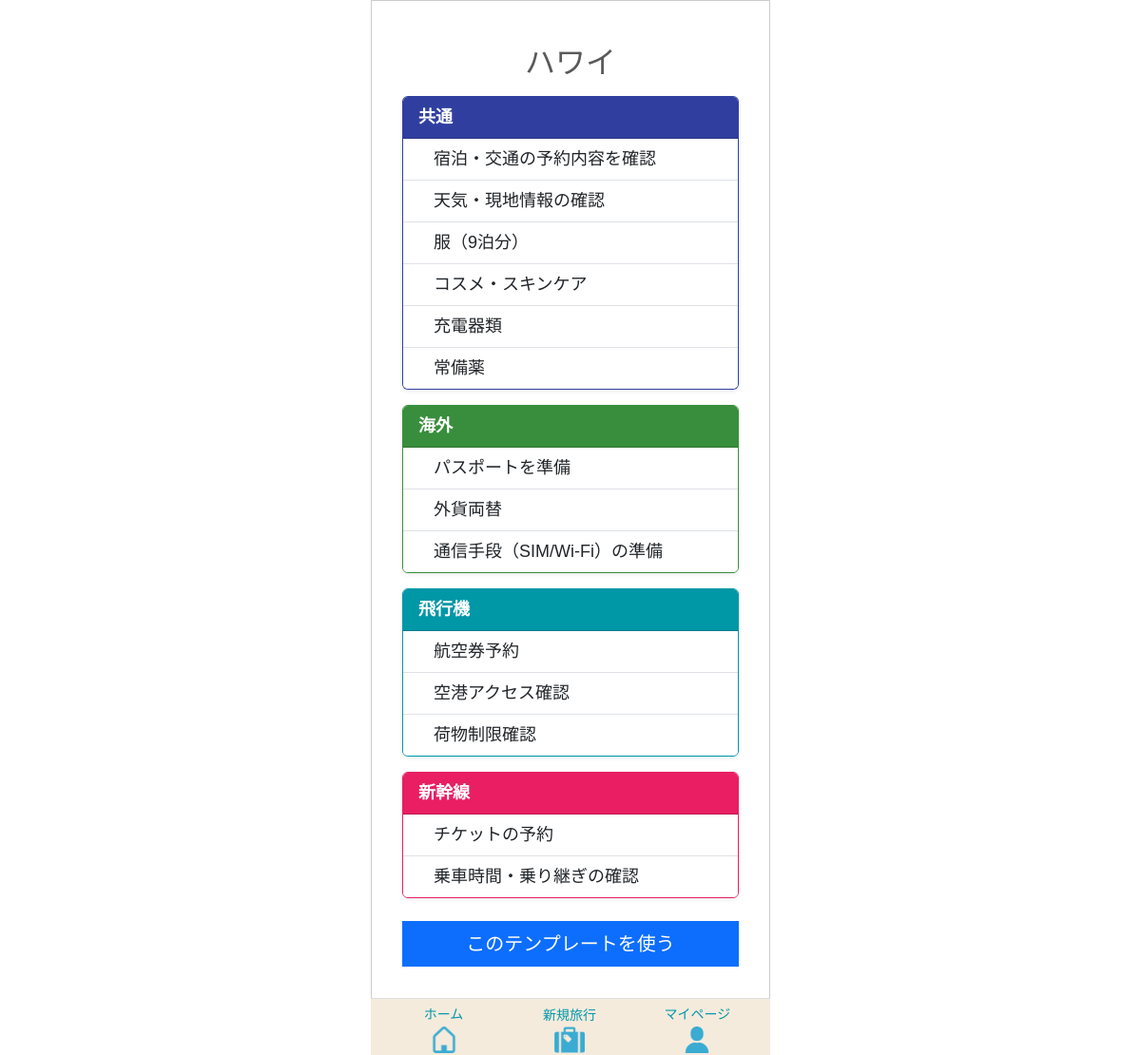
Screenshot of /tabipre/template/509/edit/ (signed in) with the database file from the repository.
### app/models/template.py (models this page shows, shortened)
class Template(models.Model):
    class SourceType(models.IntegerChoices):
        FROM_TRAVEL   = 0, _("旅行情報より作成")
        FROM_TEMPLATE = 1, _("既存テンプレートを反映")
    user = models.ForeignKey(
        settings.AUTH_USER_MODEL,
        on_delete=models.CASCADE,
        verbose_name=_("ユーザーID")
    )
    travel_info = models.ForeignKey(
        Travel_info,
        on_delete=models.CASCADE,
        verbose_name=_("旅行情報ID")
    )
    source_type = models.IntegerField(
        choices=SourceType.choices,
        verbose_name=_("生成タイプ")
    )
    template_source = models.ForeignKey(
        "self",
        null=True,
        blank=True,
        on_delete=models.SET_NULL,
        verbose_name=_("テンプレート参照元"),
        related_name="derived_templates"
    )
    created_at = models.DateTimeField(
         auto_now_add=True,
         verbose_name=_("作成日")
         )
    updated_at = models.DateTimeField(
        auto_now=True,
        verbose_name=_("更新日")
        )
    class Meta:
      verbose_name = _("テンプレート")

class TravelCategory(models.Model):
    class TravelType(models.IntegerChoices):
        AUTO  = 0, _("初期作成")
        CUSTOM = 1, _("ユーザー追加")
    class CategoryColor(models.IntegerChoices):
        PINK       = 0, "#e91e63ff"
        LIGHT_PINK = 1, "#ffb7b2fe"
        ORANGE     = 2, "#f57c00ff"
        GREEN      = 3, "#388e3cff"
        CYAN       = 4, "#0097a7ff"
        BLUE       = 5, "#303f9ffe"
        BROWN      = 6, "#795548ff"
        PURPLE     = 7, "#7b1fa2ff"
    template = models.ForeignKey(
        Template,
        on_delete=models.CASCADE,
        verbose_name=_("テンプレートID")
    )
    category_name = models.CharField(
        max_length=50,
        verbose_name=_("分類名")
    )
    travel_type = models.IntegerField(
        choices=TravelType.choices,
        verbose_name=_("分類タイプ")
    )
    category_color = models.IntegerField(
        choices=CategoryColor.choices,
        verbose_name=_("分類カラー")
    )
    created_at = models.DateTimeField(
         auto_now_add=True,
         verbose_name=_("作成日")
         )
    updated_at = models.DateTimeField(
        auto_now=True,
        verbose_name=_("更新日")
        )
    class Meta:
      verbose_name = _("旅行の分類")

class TravelItem(models.Model):
    class ItemChecked(models.IntegerChoices):
        NO  = 0, _("NO")
        YES = 1, _("YES")
    travel_category = models.ForeignKey(
        TravelCategory,
        on_delete=models.CASCADE,
        verbose_name=_("旅行の分類ID")
    )
    item_name = models.CharField(
        max_length=128,
        verbose_name=_("項目名")
    )
    item_checked = models.IntegerField(
        choices=ItemChecked.choices,
        verbose_name=_("チェック済み項目")
    )
    created_at = models.DateTimeField(
         auto_now_add=True,
         verbose_name=_("作成日")
         )
    updated_at = models.DateTimeField(
        auto_now=True,
        verbose_name=_("更新日")
        )
    class Meta:
      verbose_name = _("旅行の項目")

### app/models/travel.py (models this page shows, shortened)
class Travel_info(models.Model):
    class LocationType(models.IntegerChoices):
        DOMESTIC = 0, _("国内")
        OVERSEAS = 1, _("海外")
    class StatusType(models.IntegerChoices):
        NOT_DONE  = 0, _("未")
        COMPLETE  = 1, _("完")
        PROCESSED = 2, _("済")
    travel_info_id = models.AutoField(
        primary_key=True,
        verbose_name=_("旅行情報ID")
    )
    user = models.ForeignKey(
        settings.AUTH_USER_MODEL,
        on_delete=models.CASCADE,
        verbose_name=_("ユーザーID")
    )
    travel_title = models.CharField(
        max_length=100,
        verbose_name=_("旅行タイトル")
    )
    start_date = models.DateField(
        verbose_name=_("開始日")
    )
    end_date = models.DateField(
        verbose_name=_("終了日")
    )
    location = models.IntegerField(
        choices=LocationType.choices,
        verbose_name=_("場所"),
    )
    memo = models.CharField(
        max_length=230,
        blank=True,
        verbose_name=_("メモ")
    )
    status = models.IntegerField(
        choices=StatusType.choices,
        default=0,
        verbose_name=_("ステータス")
    )
    transport = models.ManyToManyField(
        "Transport",
        through="Travelmode",
        verbose_name=_("交通手段")
    )
    created_at = models.DateTimeField(
        auto_now_add=True,
        verbose_name=_("作成日")
    )
    updated_at = models.DateTimeField(
       auto_now=True,
        verbose_name=_("更新日")
    )
    class Meta:
        verbose_name = _("旅行情報")
        verbose_name_plural = _("旅行情報")

### app/views/new_travel/template_edit.py (the view)
# urls.py: path("tabipre/template/<int:template_id>/edit/", template_edit, name="template_edit"),
def template_edit(request, template_id):
    template = get_object_or_404(Template, id=template_id, user=request.user)
    categories = TravelCategory.objects.filter(template=template)
    if request.method == "POST":
        template.save()
        messages.success(request, "テンプレートを保存しました")
        return redirect("app:template_edit", template_id=template.id)
    return render(request, "new_travel/template_edit.html", {
        "template": template,
        "categories": categories,
    })

### templates/new_travel/template_edit.html
{% extends 'base.html' %}
{% load static %}
{% block extra_css %}
{{ block.super }}
{% endblock %}
{% block content %}
<div class="container mt-3">
    <h2 class="mb-3 text-center">{{ template.travel_info.travel_title }}</h2>
    {% for category in template.travelcategory_set.all %}
        <div class="card mb-3 shadow-sm"
             style="border: 1.5px solid {{ category.get_category_color_display }};">
            <div class="card-header text-white d-flex justify-content-between align-items-center"
                 style="background-color: {{ category.get_category_color_display }};">
                <strong>{{ category.category_name }}</strong>
            </div>
            <ul class="list-group list-group-flush">
                {% for item in category.travelitem_set.all|dictsort:"item_checked" %}
                    <li class="list-group-item">
                        <div class="d-flex align-items-center">
                            <span class="ms-3">{{ item.item_name }}</span>
                        </div>
                    </li>
                {% endfor %}
            </ul>
        </div>
    {% endfor %}
    <div class="text-center mt-4 mb-4">
        <a href="{% url 'app:template_edit2' template.id %}" class="btn btn-primary btn-lg w-100">
            このテンプレートを使う
        </a>
    </div>
</div>
{% endblock %}

### static/tabipre/css/base/base.css (style rules this page uses)
.btn, .btn-primary, .app-btn, .app-btn-primary, .app-btn-secondary, .app-btn-warning { border-radius: 0 !important; }
html { overflow-y: scroll; }
body { font-size: 18px; }

### rows the page displays
Template: travel_info.travel_title "ハワイ"
TravelCategory: category_name "共通"
TravelItem: item_name "宿泊・交通の予約内容を確認"
TravelItem: item_name "天気・現地情報の確認"
TravelItem: item_name "服（9泊分）"
TravelItem: item_name "コスメ・スキンケア"
TravelItem: item_name "充電器類"
TravelItem: item_name "常備薬"
TravelCategory: category_name "海外"
TravelItem: item_name "パスポートを準備"
TravelItem: item_name "外貨両替"
TravelItem: item_name "通信手段（SIM/Wi-Fi）の準備"
TravelCategory: category_name "飛行機"
TravelItem: item_name "航空券予約"
TravelItem: item_name "空港アクセス確認"
TravelItem: item_name "荷物制限確認"
TravelCategory: category_name "新幹線"
TravelItem: item_name "チケットの予約"
TravelItem: item_name "乗車時間・乗り継ぎの確認"
